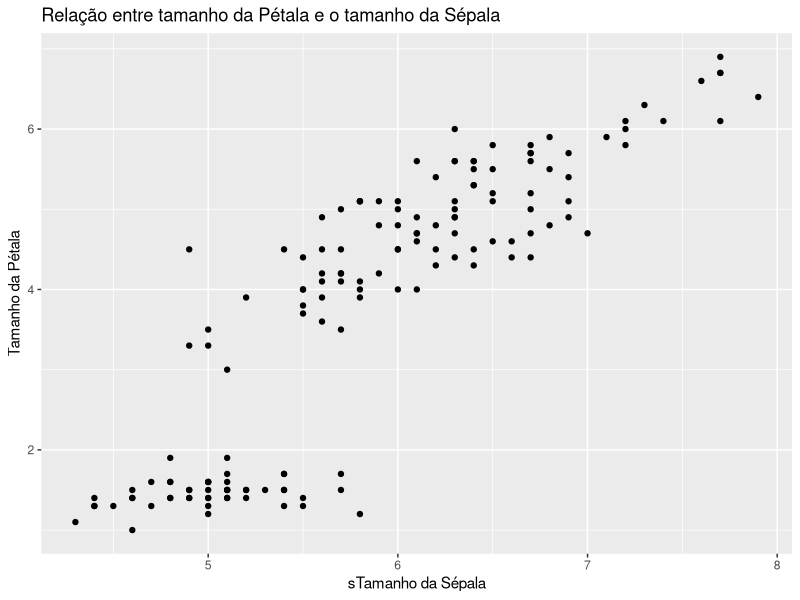

Source code (R):
## ---- chunk 1
library(dplyr)
library(ggplot2)
data("iris")
g1 <- ggplot(iris, aes(x = Sepal.Length, y = Petal.Length)) + 
geom_point() +
ggtitle("Relação entre tamanho da Pétala e o tamanho da Sépala") +
labs(x="sTamanho da Sépala", y="Tamanho da Pétala")
plot(g1)
## ---- chunk 2
data("cars")
library(xtable)
library(dplyr)
cars_by_cyl <- mtcars %>% group_by(cyl) %>%
                  summarise(media_mpg = mean(mpg, na.rm = TRUE)
                            )
tb_cars <- xtable(cars_by_cyl)
print.xtable(tb_cars,  type = 'html')
